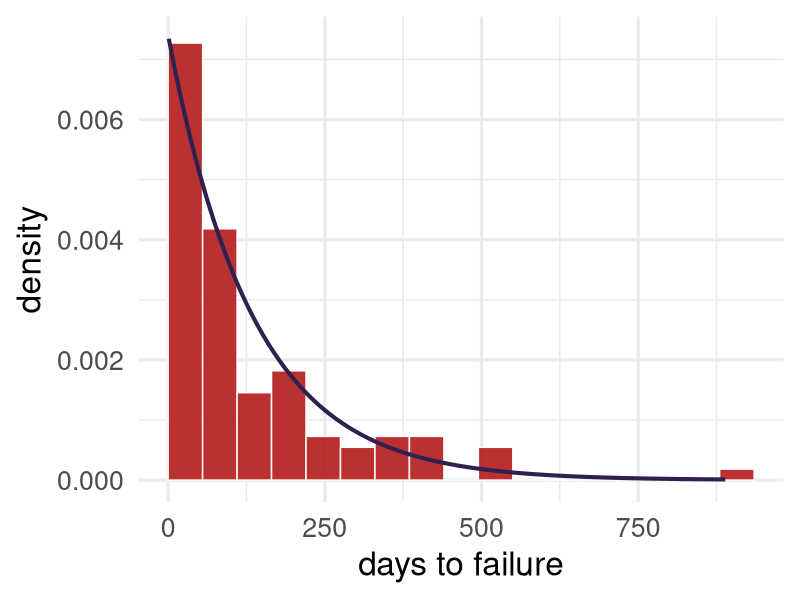
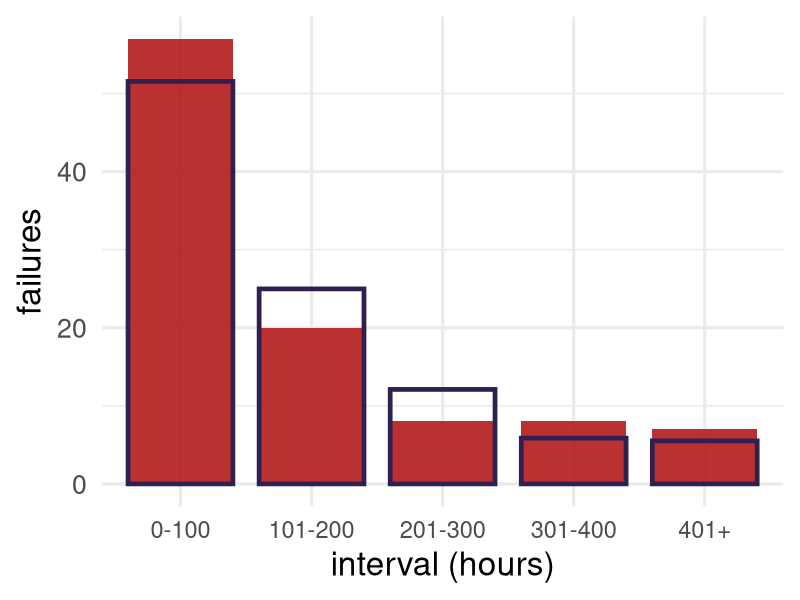

Generate these figures, in order, with R:
# slides_lesson_7b_bins.R -- bin tables, expected counts and the histogram + exponential figure
# for the Lesson 11B deck (cross-tabulated data, chi-squared goodness of fit).
# Run from the repo root:  Rscript functions/slides_lesson_7b_bins.R
library(dplyr)
library(readr)
library(ggplot2)

bulbs = read_csv("workshops/bulb_lifetimes.csv", show_col_types = FALSE)

# 1. Cross-tabulate the 100 bulb times into equal intervals ---------------
tab = function(width, upper) {
  breaks = c(seq(0, upper, by = width), Inf)
  bulbs %>%
    mutate(bin = cut(days, breaks = breaks, labels = FALSE)) %>%
    count(bin, name = "r") %>%
    tidyr::complete(bin = seq_along(breaks[-1]), fill = list(r = 0L)) %>%   # keep empty intervals (441-495 has 0)
    mutate(bin_size = width,
           lower = (bin - 1) * width,
           upper = ifelse(bin * width > upper, NA, bin * width),
           mid = lower + width / 2)
}
bins = bind_rows(tab(55, 550), tab(110, 330), tab(100, 400)) %>%
  select(bin_size, bin, lower, upper, r, mid)
write_csv(bins, "workshops/lesson7b_bins.csv")
print(bins, n = 30)

# 2. Example: lambda-hat from the complete sample -------------------------
r = nrow(bulbs); total = sum(bulbs$days)
cat("complete sample: r =", r, " total =", total, " lambda-hat =", round(r / total, 5), "\n")

# 3. Example: lambda-hat from the 100-hour cross-tab ----------------------
b100 = bins %>% filter(bin_size == 100)
t_sum = sum(b100$mid * b100$r)
lam = sum(b100$r) / t_sum
cat("cross-tab: r =", sum(b100$r), " t_sum =", t_sum, " lambda-hat =", round(lam, 5), "\n")

# 4. Expected counts and chi-squared (the last interval is open-ended: 401 and up) -------
edges = c(0, 100, 200, 300, 400, Inf)
cdf = 1 - exp(-lam * edges)          # F(Inf) = 1, so the probabilities add to 1
p_exp = diff(cdf)
exp_tbl = tibble(interval = c("0-100", "101-200", "201-300", "301-400", ">=401"),
                 r = b100$r, F2 = cdf[-1], F1 = cdf[-6],
                 p_exp = p_exp, r_exp = p_exp * 100) %>%
  mutate(term = (r - r_exp)^2 / r_exp)
print(exp_tbl %>% mutate(across(where(is.numeric), ~ round(.x, 4))))
chisq = sum(exp_tbl$term)
df_ = nrow(exp_tbl) - 1 - 1
cat("chi-squared =", round(chisq, 2), " df =", df_, " critical (95%) =", round(qchisq(0.95, df_), 2),
    " p =", signif(1 - pchisq(chisq, df_), 3), "\n")

# 5. Figure: histogram (percent) with the fitted exponential density -------
lam55 = 0.0074
g = ggplot(bulbs, aes(x = days)) +
  geom_histogram(aes(y = after_stat(density)), binwidth = 55, boundary = 0,
                 fill = "#B31B1B", colour = "white", alpha = 0.9) +
  stat_function(fun = dexp, args = list(rate = lam55), linewidth = 1.4, colour = "#302050") +
  labs(x = "days to failure", y = "density") +
  theme_minimal(base_size = 24)
ggsave("docs-v3/images/slides/lesson-7b/gen_bulb_hist_exp.png", g, width = 7.5, height = 4.6, dpi = 150)

# 6. Figure: observed vs expected counts, 100-hour intervals ---------------
# observed = carnelian bars; expected = navy outlined bars (exp. model at lambda-hat)
ov = exp_tbl %>%
  mutate(interval = factor(interval, levels = interval, labels = c("0-100", "101-200", "201-300", "301-400", "401+")))
g2 = ggplot(ov, aes(x = interval)) +
  geom_col(aes(y = r), fill = "#B31B1B", width = 0.8, alpha = 0.9) +
  geom_col(aes(y = r_exp), fill = NA, colour = "#302050", linewidth = 1.6, width = 0.8) +
  labs(x = "interval (hours)", y = "failures") +
  theme_minimal(base_size = 24) + theme(axis.text.x = element_text(size = 17))   # slide 14 shows it beside a table: big type
ggsave("docs-v3/images/slides/lesson-7b/gen_obs_exp.png", g2, width = 7, height = 4.6, dpi = 150)
